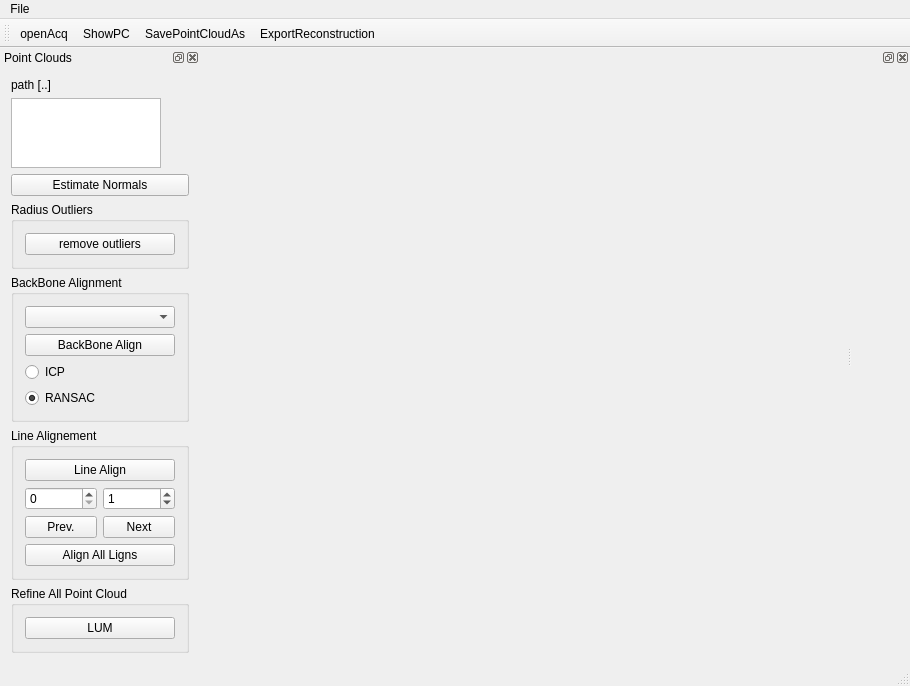
<?xml version="1.0" encoding="UTF-8"?>
<ui version="4.0">
 <class>ElabWindow</class>
 <widget class="QMainWindow" name="ElabWindow">
  <property name="geometry">
   <rect>
    <x>0</x>
    <y>0</y>
    <width>910</width>
    <height>667</height>
   </rect>
  </property>
  <property name="windowTitle">
   <string>MultiKinect TCPIP</string>
  </property>
  <widget class="QWidget" name="centralWidget">
   <property name="minimumSize">
    <size>
     <width>0</width>
     <height>0</height>
    </size>
   </property>
   <layout class="QGridLayout" name="gridLayout"/>
  </widget>
  <widget class="QMenuBar" name="menuBar">
   <property name="geometry">
    <rect>
     <x>0</x>
     <y>0</y>
     <width>910</width>
     <height>25</height>
    </rect>
   </property>
   <widget class="QMenu" name="menuFile">
    <property name="title">
     <string>File</string>
    </property>
   </widget>
   <addaction name="menuFile"/>
  </widget>
  <widget class="QStatusBar" name="statusBar"/>
  <widget class="QDockWidget" name="dockWidget_Viewer">
   <attribute name="dockWidgetArea">
    <number>2</number>
   </attribute>
   <widget class="QWidget" name="dockWidgetContents">
    <layout class="QGridLayout" name="gridLayout_7">
     <item row="0" column="0">
      <widget class="CloudViewer" name="myCloudViewer" native="true"/>
     </item>
    </layout>
   </widget>
  </widget>
  <widget class="QDockWidget" name="dockWidget_PointCloud">
   <property name="maximumSize">
    <size>
     <width>200</width>
     <height>524287</height>
    </size>
   </property>
   <property name="windowTitle">
    <string>Point Clouds</string>
   </property>
   <attribute name="dockWidgetArea">
    <number>1</number>
   </attribute>
   <widget class="QWidget" name="dockWidgetContents_2">
    <layout class="QGridLayout" name="gridLayout_6">
     <item row="2" column="0">
      <widget class="QPushButton" name="EstimateNormals">
       <property name="text">
        <string>Estimate Normals</string>
       </property>
      </widget>
     </item>
     <item row="0" column="0">
      <widget class="QLabel" name="label">
       <property name="text">
        <string>path [..]</string>
       </property>
      </widget>
     </item>
     <item row="5" column="0">
      <widget class="QGroupBox" name="groupBox">
       <property name="title">
        <string>Line Alignement</string>
       </property>
       <layout class="QGridLayout" name="gridLayout_2">
        <item row="2" column="1">
         <widget class="QPushButton" name="LineNext">
          <property name="text">
           <string>Next</string>
          </property>
         </widget>
        </item>
        <item row="0" column="0" colspan="2">
         <widget class="QPushButton" name="LineAlign">
          <property name="text">
           <string>Line Align</string>
          </property>
         </widget>
        </item>
        <item row="1" column="1">
         <widget class="QSpinBox" name="lineindex_new">
          <property name="value">
           <number>1</number>
          </property>
         </widget>
        </item>
        <item row="2" column="0">
         <widget class="QPushButton" name="LinePrev">
          <property name="text">
           <string>Prev.</string>
          </property>
         </widget>
        </item>
        <item row="1" column="0">
         <widget class="QSpinBox" name="lineindex_ref"/>
        </item>
        <item row="3" column="0" colspan="2">
         <widget class="QPushButton" name="LignAlignAll">
          <property name="text">
           <string>Align All Ligns</string>
          </property>
         </widget>
        </item>
       </layout>
       <zorder>LineAlign</zorder>
       <zorder>lineindex_new</zorder>
       <zorder>LinePrev</zorder>
       <zorder>LineNext</zorder>
       <zorder>lineindex_ref</zorder>
       <zorder>LignAlignAll</zorder>
      </widget>
     </item>
     <item row="7" column="0">
      <spacer name="verticalSpacer">
       <property name="orientation">
        <enum>Qt::Vertical</enum>
       </property>
       <property name="sizeHint" stdset="0">
        <size>
         <width>20</width>
         <height>40</height>
        </size>
       </property>
      </spacer>
     </item>
     <item row="1" column="0">
      <widget class="QListWidget" name="IDlistWidget">
       <property name="maximumSize">
        <size>
         <width>150</width>
         <height>100</height>
        </size>
       </property>
       <property name="sizeIncrement">
        <size>
         <width>0</width>
         <height>0</height>
        </size>
       </property>
       <property name="editTriggers">
        <set>QAbstractItemView::DoubleClicked|QAbstractItemView::EditKeyPressed|QAbstractItemView::SelectedClicked</set>
       </property>
       <property name="dragEnabled">
        <bool>true</bool>
       </property>
       <property name="dragDropMode">
        <enum>QAbstractItemView::InternalMove</enum>
       </property>
       <property name="alternatingRowColors">
        <bool>true</bool>
       </property>
      </widget>
     </item>
     <item row="3" column="0">
      <widget class="QGroupBox" name="groupBox_2">
       <property name="title">
        <string>Radius Outliers</string>
       </property>
       <layout class="QGridLayout" name="gridLayout_3">
        <item row="0" column="0">
         <widget class="QPushButton" name="RemoveOutliers">
          <property name="text">
           <string>remove outliers</string>
          </property>
         </widget>
        </item>
       </layout>
      </widget>
     </item>
     <item row="6" column="0">
      <widget class="QGroupBox" name="groupBox_3">
       <property name="title">
        <string>Refine All Point Cloud</string>
       </property>
       <layout class="QGridLayout" name="gridLayout_4">
        <item row="0" column="0">
         <widget class="QPushButton" name="pushButton">
          <property name="text">
           <string>LUM</string>
          </property>
         </widget>
        </item>
       </layout>
      </widget>
     </item>
     <item row="4" column="0">
      <widget class="QGroupBox" name="groupBox_4">
       <property name="title">
        <string>BackBone Alignment</string>
       </property>
       <layout class="QGridLayout" name="gridLayout_5">
        <item row="2" column="0">
         <widget class="QRadioButton" name="radioButton_ICP">
          <property name="text">
           <string>ICP</string>
          </property>
         </widget>
        </item>
        <item row="0" column="0">
         <widget class="QComboBox" name="IDlistcomboBox"/>
        </item>
        <item row="1" column="0">
         <widget class="QPushButton" name="BackBoneAlign">
          <property name="text">
           <string>BackBone Align</string>
          </property>
         </widget>
        </item>
        <item row="3" column="0">
         <widget class="QRadioButton" name="radioButton_RANSAC">
          <property name="text">
           <string>RANSAC</string>
          </property>
          <property name="checked">
           <bool>true</bool>
          </property>
         </widget>
        </item>
       </layout>
      </widget>
     </item>
    </layout>
   </widget>
  </widget>
  <widget class="QToolBar" name="toolBar">
   <property name="windowTitle">
    <string>toolBar</string>
   </property>
   <attribute name="toolBarArea">
    <enum>TopToolBarArea</enum>
   </attribute>
   <attribute name="toolBarBreak">
    <bool>false</bool>
   </attribute>
   <addaction name="actionOpenAcq"/>
   <addaction name="actionShowPC"/>
   <addaction name="actionSavePointCloudAs"/>
   <addaction name="actionExportReconstruction"/>
  </widget>
  <action name="actionOpenAcq">
   <property name="text">
    <string>openAcq</string>
   </property>
   <property name="shortcut">
    <string>Ctrl+O</string>
   </property>
  </action>
  <action name="actionShowPC">
   <property name="text">
    <string>ShowPC</string>
   </property>
  </action>
  <action name="actionSavePointCloudAs">
   <property name="text">
    <string>SavePointCloudAs</string>
   </property>
   <property name="shortcut">
    <string>Ctrl+S</string>
   </property>
  </action>
  <action name="actionExportReconstruction">
   <property name="text">
    <string>ExportReconstruction</string>
   </property>
   <property name="shortcut">
    <string>Ctrl+E</string>
   </property>
  </action>
 </widget>
 <layoutdefault spacing="6" margin="11"/>
 <customwidgets>
  <customwidget>
   <class>CloudViewer</class>
   <extends>QWidget</extends>
   <header>CloudViewer.h</header>
   <container>1</container>
   <slots>
    <slot>showPC(PointCloudT::Ptr)</slot>
    <slot>setPointCloudPose(std::string,Transform)</slot>
   </slots>
  </customwidget>
 </customwidgets>
 <resources/>
 <connections>
  <connection>
   <sender>LinePrev</sender>
   <signal>clicked()</signal>
   <receiver>lineindex_new</receiver>
   <slot>stepDown()</slot>
   <hints>
    <hint type="sourcelabel">
     <x>100</x>
     <y>428</y>
    </hint>
    <hint type="destinationlabel">
     <x>121</x>
     <y>395</y>
    </hint>
   </hints>
  </connection>
  <connection>
   <sender>LineNext</sender>
   <signal>clicked()</signal>
   <receiver>lineindex_new</receiver>
   <slot>stepUp()</slot>
   <hints>
    <hint type="sourcelabel">
     <x>170</x>
     <y>419</y>
    </hint>
    <hint type="destinationlabel">
     <x>170</x>
     <y>394</y>
    </hint>
   </hints>
  </connection>
  <connection>
   <sender>LinePrev</sender>
   <signal>clicked()</signal>
   <receiver>lineindex_ref</receiver>
   <slot>stepDown()</slot>
   <hints>
    <hint type="sourcelabel">
     <x>72</x>
     <y>428</y>
    </hint>
    <hint type="destinationlabel">
     <x>67</x>
     <y>386</y>
    </hint>
   </hints>
  </connection>
  <connection>
   <sender>LineNext</sender>
   <signal>clicked()</signal>
   <receiver>lineindex_ref</receiver>
   <slot>stepUp()</slot>
   <hints>
    <hint type="sourcelabel">
     <x>149</x>
     <y>428</y>
    </hint>
    <hint type="destinationlabel">
     <x>63</x>
     <y>390</y>
    </hint>
   </hints>
  </connection>
 </connections>
 <slots>
  <slot>OpenAllDevices()</slot>
  <slot>CloseAllDevices()</slot>
  <slot>GrabAllDevices()</slot>
  <slot>TransformationChanged(TransformT)</slot>
 </slots>
</ui>
